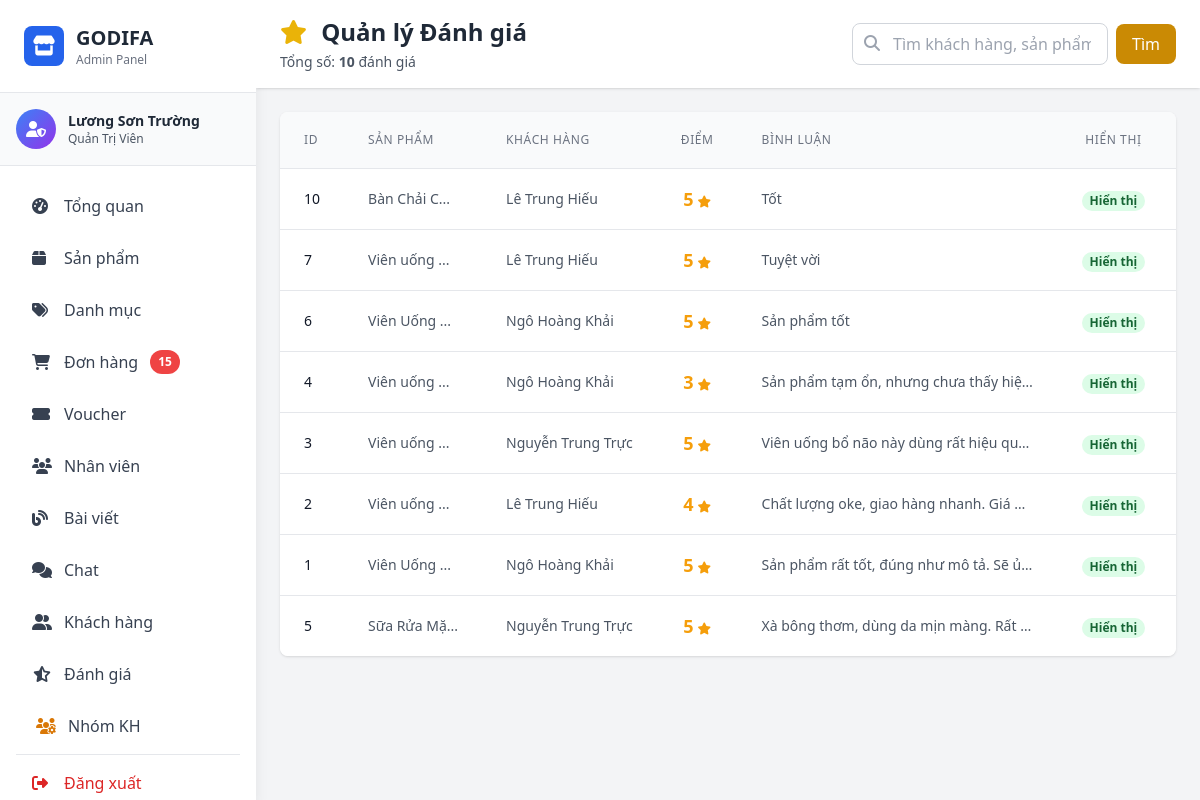
The app's page /admin/pages/reviews.php (signed in) with its own data.
### tables this page shows
CREATE TABLE IF NOT EXISTS `review` (
  `reviewID` int NOT NULL AUTO_INCREMENT,
  `rating` int NOT NULL,
  `comment` varchar(500) NOT NULL,
  `dateReview` datetime NOT NULL DEFAULT CURRENT_TIMESTAMP,
  `orderID` int NOT NULL,
  `productID` int NOT NULL,
  `customerID` int NOT NULL,
  `status` tinyint NOT NULL DEFAULT '0',
  PRIMARY KEY (`reviewID`),
  KEY `fk_review_user` (`customerID`),
  KEY `fk_review_product` (`productID`),
  KEY `fk_review_order` (`orderID`)
);

CREATE TABLE IF NOT EXISTS `product` (
  `productID` int NOT NULL AUTO_INCREMENT,
  `productName` varchar(150) NOT NULL,
  `SKU_MRK` varchar(30) NOT NULL,
  `stockQuantity` int NOT NULL,
  `price` float NOT NULL,
  `promotional_price` float DEFAULT NULL,
  `description` varchar(500) NOT NULL,
  `image` varchar(100) NOT NULL,
  `categoryID` int NOT NULL,
  `status` tinyint(1) NOT NULL DEFAULT '1' COMMENT '1=Hoạt động, 0=Đã khóa',
  PRIMARY KEY (`productID`),
  KEY `fk_product_category` (`categoryID`)
);

CREATE TABLE IF NOT EXISTS `customer` (
  `customerID` int NOT NULL AUTO_INCREMENT,
  `customerName` varchar(100) NOT NULL,
  `phone` text NOT NULL,
  `email` varchar(100) NOT NULL,
  `password` varchar(100) NOT NULL,
  `status` tinyint(1) NOT NULL DEFAULT '1' COMMENT '1=Hoạt động, 0=Đã khóa',
  `groupID` int DEFAULT NULL COMMENT 'ID nhóm khách hàng',
  `note` text COMMENT 'Ghi chú thông tin khách hàng',
  PRIMARY KEY (`customerID`),
  UNIQUE KEY `email` (`email`),
  KEY `idx_status` (`status`),
  KEY `idx_groupID` (`groupID`)
);

### model/mReview.php (called while the page is built, shortened)
<?php
require_once __DIR__ . '/database.php';
class Review {
    private $conn;
    public function __construct() {
        $db = new clsKetNoi();
        $this->conn = $db->moKetNoi();
    }
    public function getFilteredReviews($search = '', $status = -1) {
        $sql = "
            SELECT
                r.*, c.customerName, p.productName
            FROM review r
            INNER JOIN customer c ON r.customerID = c.customerID
            INNER JOIN product p ON r.productID = p.productID
            WHERE 1=1
        ";
        $sql .= " ORDER BY r.dateReview DESC";
        $stmt = mysqli_prepare($this->conn, $sql);
        mysqli_stmt_execute($stmt);
        $result = mysqli_stmt_get_result($stmt);
        $reviews = [];
        while ($row = mysqli_fetch_assoc($result)) {
            $reviews[] = $row;
        }
        return $reviews;
    }
    public function countReviews() {
        $sql = "SELECT COUNT(reviewID) AS total FROM review";
        $result = mysqli_query($this->conn, $sql);
        $row = mysqli_fetch_assoc($result);
        return $row['total'] ?? 0;
    }
}

### model/database.php (called while the page is built, shortened)
<?php
class Database {
    private static $instance = null;
    private $connection;
    private function __construct() {
        try {
            $this->connection = mysqli_connect(
                self::DB_HOST,
                self::DB_USER,
                self::DB_PASS,
                self::DB_NAME
            );
            mysqli_set_charset($this->connection, self::DB_CHARSET);
        } catch (Exception $e) {
            die("Database Error: " . $e->getMessage());
        }
    }
    public static function getInstance() {
        if (self::$instance === null) {
            self::$instance = new self();
        }
        return self::$instance;
    }
    public function getConnection() {
        return $this->connection;
    }
}
class clsKetNoi {
    public function moKetNoi() {
        return Database::getInstance()->getConnection();
    }
}
?>

### controller/admin/cReview.php (called while the page is built, shortened)
<?php
require_once __DIR__ . '/../../model/mReview.php';
class cReview {
    protected $reviewModel;
    public function __construct() {
        $this->reviewModel = new Review();
    }
    public function getReviews($search = '', $status = -1) {
        return $this->reviewModel->getFilteredReviews($search, $status);
    }
    public function countTotalReviews() {
        return $this->reviewModel->countReviews();
    }
}

### admin/pages/reviews.php (the view, shortened to what this page needs)
<?php
require_once __DIR__ . '/../../controller/admin/cReview.php';
$reviewController = new cReview();
$searchKeyword = isset($_GET['search']) ? trim($_GET['search']) : '';
$reviews = $reviewController->getReviews($searchKeyword, -1);
$totalReviews = $reviewController->countTotalReviews();
include __DIR__ . '/../includes/header.php';
?>
<div class="flex h-screen bg-gray-100">
    <?php include __DIR__ . '/../includes/sidebar.php'; ?>
    <div class="flex-1 overflow-y-auto ml-64">
        <div class="bg-white shadow sticky top-0 z-10">
            <div class="px-4 md:px-6 py-4 flex flex-wrap justify-between items-center gap-4">
                <div>
                    <h1 class="text-xl md:text-2xl font-bold text-gray-800">
                        <i class="fas fa-star text-yellow-500 mr-2"></i>
                        Quản lý Đánh giá
                    </h1>
                    <p class="text-sm text-gray-600 mt-1">
                        Tổng số: <strong><?php echo $totalReviews; ?></strong> đánh giá
                    </p>
                </div>
                <div class="flex items-center space-x-2">
                    <form method="GET" class="flex items-center">
                        <div class="relative">
                            <input type="text" name="search" value="<?php echo htmlspecialchars($searchKeyword); ?>"
                                    placeholder="Tìm khách hàng, sản phẩm..."
                                    class="pl-10 pr-4 py-2 border border-gray-300 rounded-lg focus:outline-none focus:ring-2 focus:ring-yellow-500 w-64">
                            <i class="fas fa-search absolute left-3 top-3 text-gray-400"></i>
                        </div>
                        <button type="submit" class="ml-2 px-4 py-2 bg-yellow-600 text-white rounded-lg hover:bg-yellow-700">
                            Tìm
                        </button>
                    </form>
                </div>
            </div>
        </div>
        <div class="p-4 md:p-6">
            <div class="bg-white rounded-lg shadow overflow-hidden">
                <?php if (empty($reviews)): ?>
                <div class="p-8 text-center text-gray-500">
                    <i class="fas fa-search-minus text-4xl mb-2 text-gray-300"></i>
                    <p>Không tìm thấy đánh giá nào phù hợp.</p>
                </div>
                <?php else: ?>
                <table class="min-w-full divide-y divide-gray-200" id="reviewsTable">
                    <thead class="bg-gray-50">
                        <tr>
                            <th class="px-6 py-3 text-left text-xs font-medium text-gray-500 uppercase tracking-wider">ID</th>
                            <th class="px-6 py-3 text-left text-xs font-medium text-gray-500 uppercase tracking-wider">Sản phẩm</th>
                            <th class="px-6 py-3 text-left text-xs font-medium text-gray-500 uppercase tracking-wider">Khách hàng</th>
                            <th class="px-6 py-3 text-center text-xs font-medium text-gray-500 uppercase tracking-wider">Điểm</th>
                            <th class="px-6 py-3 text-left text-xs font-medium text-gray-500 uppercase tracking-wider">Bình luận</th>
                            <th class="px-6 py-3 text-center text-xs font-medium text-gray-500 uppercase tracking-wider">Hiển thị</th>
                            <th class="px-6 py-3 text-center text-xs font-medium text-gray-500 uppercase tracking-wider">Thao tác</th>
                        </tr>
                    </thead>
                    <tbody class="bg-white divide-y divide-gray-200">
                        <?php foreach ($reviews as $review): ?>
                        <?php
                        $reviewID = $review['reviewID'] ?? 0;
                        $productName = htmlspecialchars($review['productName'] ?? 'Sản phẩm N/A');
                        $customerName = htmlspecialchars($review['customerName'] ?? 'Khách hàng N/A');
                        $rating = $review['rating'] ?? 0;
                        $comment = htmlspecialchars($review['comment'] ?? 'Không có bình luận.');
                        $status = $review['status'] ?? 1;
                        $statusText = ($status == 1) ? 'Hiển thị' : 'Đang ẩn';
                        $statusColor = ($status == 1) ? 'bg-green-100 text-green-800' : 'bg-gray-100 text-gray-700';
                        $maxProductNameLength = 10;
                        $productNameExcerpt = mb_substr($productName, 0, $maxProductNameLength);
                        if (mb_strlen($productName) > $maxProductNameLength) {
                            $productNameExcerpt .= '...';
                        }
                        $commentExcerpt = mb_substr($comment, 0, 50) . (mb_strlen($comment) > 50 ? '...' : '');
                        ?>
                        <tr class="<?php echo $status != 1 ? 'opacity-75' : ''; ?>" data-review-id="<?php echo $reviewID; ?>">
                            <td class="px-6 py-4 whitespace-nowrap text-sm font-medium text-gray-900"><?php echo $reviewID; ?></td>
                            <td class="px-6 py-4 whitespace-nowrap text-sm text-gray-600" title="<?php echo $productName; ?>"><?php echo $productNameExcerpt; ?></td>
                            <td class="px-6 py-4 whitespace-nowrap text-sm text-gray-600"><?php echo $customerName; ?></td>
                            <td class="px-6 py-4 whitespace-nowrap text-sm text-gray-600 text-center">
                                <span class="font-bold text-lg text-amber-500"><?php echo $rating; ?></span><i class="fas fa-star text-xs ml-1 text-amber-500"></i>
                            </td>
                            <td class="px-6 py-4 max-w-xs text-sm text-gray-600 truncate" title="<?php echo htmlspecialchars($comment); ?>"><?php echo $commentExcerpt; ?></td>
                            <td class="px-6 py-4 whitespace-nowrap text-center">
                                <span class="px-2 inline-flex text-xs leading-5 font-semibold rounded-full <?php echo $statusColor; ?>" data-status-id="<?php echo $status; ?>">
                                    <?php echo $statusText; ?>
                                </span>
                            </td>
                            <td class="px-6 py-4 whitespace-nowrap text-sm font-medium text-center">
                            </td>
                        </tr>
                        <?php endforeach; ?>
                    </tbody>
                </table>
                <?php endif; ?>
            </div>
        </div>
    </div>
</div>
<?php include __DIR__ . '/../includes/footer.php'; ?>

### records on screen
review: reviewID "10", productID.productName "Bàn Chải C...", customerID.customerName "Lê Trung Hiếu", rating "5", comment "Tốt", status "Hiển thị"
review: reviewID "7", productID.productName "Viên uống ...", customerID.customerName "Lê Trung Hiếu", rating "5", comment "Tuyệt vời", status "Hiển thị"
review: reviewID "6", productID.productName "Viên Uống ...", customerID.customerName "Ngô Hoàng Khải", rating "5", comment "Sản phẩm tốt", status "Hiển thị"
review: reviewID "4", productID.productName "Viên uống ...", customerID.customerName "Ngô Hoàng Khải", rating "3", comment "Sản phẩm tạm ổn, nhưng chưa thấy hiệ…", status "Hiển thị"
review: reviewID "3", productID.productName "Viên uống ...", customerID.customerName "Nguyễn Trung Trực", rating "5", comment "Viên uống bổ não này dùng rất hiệu qu…", status "Hiển thị"
review: reviewID "2", productID.productName "Viên uống ...", customerID.customerName "Lê Trung Hiếu", rating "4", comment "Chất lượng oke, giao hàng nhanh. Giá…", status "Hiển thị"
review: reviewID "1", productID.productName "Viên Uống ...", customerID.customerName "Ngô Hoàng Khải", rating "5", comment "Sản phẩm rất tốt, đúng như mô tả. Sẽ ủ…", status "Hiển thị"
review: reviewID "5", productID.productName "Sữa Rửa Mặ...", customerID.customerName "Nguyễn Trung Trực", rating "5", comment "Xà bông thơm, dùng da mịn màng. Rất…", status "Hiển thị"

### other values on screen
$_SESSION['user_name'] "Lương Sơn Trường"
getRoleName($_SESSION['role_id']) "Quản Trị Viên"
$pendingOrdersCount "15"
$totalReviews "10"
